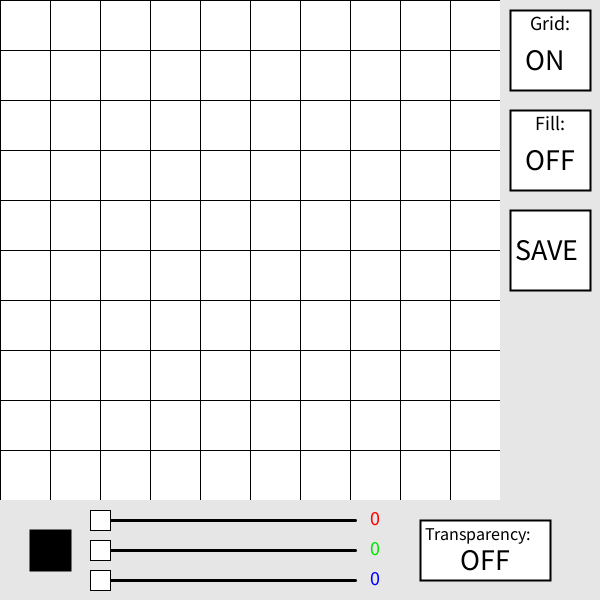
Frame 1 (no input)
Frame 60 (the mouse pressed at the canvas centre just before this capture): identical to frame 1, image omitted
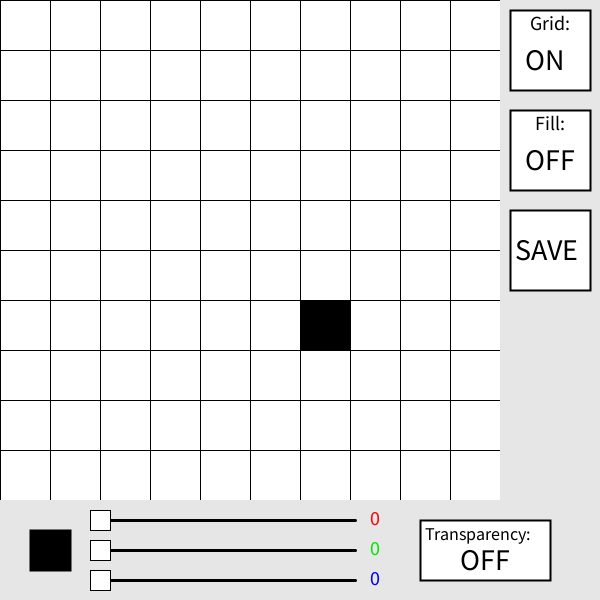
Frame 120 (the mouse held since frame 60 and released just before this capture)

The Processing sketch that drew these frames (run headless with seeded random() and noise(); from frame 60 on, the mouse is pressed at the canvas centre):

// Processing sketch: pixel_art_creator
// ── pixel_art_creator.pde
import java.util.Calendar;
PGraphics pg;
PGraphics finalImage;

int PIXELSIZE = 50;
int PIXELSX = 10;
int PIXELSY = 10;
final int SIZEX = PIXELSIZE * PIXELSX;
final int SIZEY = PIXELSIZE * PIXELSY;

final int GRIDBUTTONX1 = SIZEX + 10;
final int GRIDBUTTONY1 = 10;
final int GRIDBUTTONX2 = SIZEX + 90;
final int GRIDBUTTONY2 = 90;
final int SLIDERX1 = 100;
final int SLIDERX2 = 355;
final int SLIDER1Y = SIZEY + 20;
final int SLIDER2Y = SIZEY + 50;
final int SLIDER3Y = SIZEY + 80;
final int FILLBUTTONX1 = SIZEX + 10;
final int FILLBUTTONY1 = 110;
final int FILLBUTTONX2 = SIZEX + 90;
final int FILLBUTTONY2 = 190;
final int SAVEBUTTONX1 = SIZEX + 10;
final int SAVEBUTTONY1 = 210;
final int SAVEBUTTONX2 = SIZEX + 90;
final int SAVEBUTTONY2 = 290;
final int TRANSPARENCYBUTTONX1 = 420;
final int TRANSPARENCYBUTTONY1 = SIZEY + 20;
final int TRANSPARENCYBUTTONX2 = 550;
final int TRANSPARENCYBUTTONY2 = SIZEY + 80;

FillMode f = new FillMode();
int[][][] pixelArray = new int[PIXELSX][PIXELSY][3];
ArrayList<int[][][]> goBack = new ArrayList<int[][][]>();
boolean grid = true;
int brushR = 0;
int brushG = 0;
int brushB = 0;
int draggable = 0;
boolean rUnlocked = false;
boolean gUnlocked = false;
boolean bUnlocked = false;
boolean transparency = false;
boolean fill = false;
boolean saved = false;
int saveTimer = 0;
PImage temp;
int goBackIndex = 0;
boolean goingBack = false;
boolean showInfo = false;
void settings(){
  size(SIZEX+100, SIZEY+100);
}

void setup(){
  pg = createGraphics(SIZEX, SIZEY);
  finalImage = createGraphics(PIXELSX, PIXELSY);
  for(int i = 0; i < PIXELSX; i++){
    for(int j = 0; j < PIXELSY; j++){
      for(int k = 0; k < 3; k++){
        pixelArray[i][j][k] = 255;
      }
    }
  }
  int[][][] arr = new int[PIXELSX][PIXELSY][3];
  for(int i = 0; i < PIXELSX; i++){
    for(int j = 0; j < PIXELSY; j++){
      for(int k = 0; k < 3; k++){
        arr[i][j][k] = pixelArray[i][j][k];
      }
    }
  }
  goBack.add(arr);
}

void draw(){
  if(mousePressed){
    if(mouseX >= 0 && mouseX < width - 100 && mouseY >= 0 && mouseY < height-100 && !rUnlocked && !gUnlocked && !bUnlocked){
      int x = mouseX / PIXELSIZE;
      int y = mouseY / PIXELSIZE;
      if(fill){
        f.setColor(pixelArray[x][y][0], pixelArray[x][y][1], pixelArray[x][y][2]);
        ArrayList<int[]> needToFill = f.fillColor(x, y);
        for(int i = 0; i < needToFill.size(); i++){
          int tempx = needToFill.get(i)[0];
          int tempy = needToFill.get(i)[1];
          if(transparency){
            pixelArray[tempx][tempy][0] = -1;
            pixelArray[tempx][tempy][1] = -1;
            pixelArray[tempx][tempy][2] = -1;
          }
          else{
            pixelArray[tempx][tempy][0] = brushR;
            pixelArray[tempx][tempy][1] = brushG;
            pixelArray[tempx][tempy][2] = brushB;
          }
        }
        f.clearInfo();
      }
      else if(transparency){
        pixelArray[x][y][0] = -1;
        pixelArray[x][y][1] = -1;
        pixelArray[x][y][2] = -1;
      }
      else{
        pixelArray[x][y][0] = brushR;
        pixelArray[x][y][1] = brushG;
        pixelArray[x][y][2] = brushB;
      }
    }
    if(rUnlocked){
      brushR = mouseX - SLIDERX1;
      brushR = constrain(brushR, 0, 255);
    }
    else if(gUnlocked){
      brushG = mouseX - SLIDERX1;
      brushG = constrain(brushG, 0, 255);
    }
    else if(bUnlocked){
      brushB = mouseX - SLIDERX1;
      brushB = constrain(brushB, 0, 255);
    }
  }
  pg.beginDraw();
  pg.background(255, 0);
  for(int i = 0; i < PIXELSX; i++){
    for(int j = 0; j < PIXELSY; j++){
      if(pixelArray[i][j][0] == -1){
        pg.noStroke();
        pg.fill(200);
        pg.rect(i*PIXELSIZE, j*PIXELSIZE, PIXELSIZE/2, PIXELSIZE/2);
        pg.rect(i*PIXELSIZE + PIXELSIZE/2, j*PIXELSIZE + PIXELSIZE/2, PIXELSIZE/2, PIXELSIZE/2);
        pg.fill(255);
        pg.rect(i*PIXELSIZE + PIXELSIZE/2, j*PIXELSIZE, PIXELSIZE/2, PIXELSIZE/2);
        pg.rect(i*PIXELSIZE, j*PIXELSIZE + PIXELSIZE/2, PIXELSIZE/2, PIXELSIZE/2);
        pg.noFill();
      }
      else{
        pg.fill(pixelArray[i][j][0], pixelArray[i][j][1], pixelArray[i][j][2]);
      }
      if(grid){
        pg.strokeWeight(1);
        pg.stroke(0);
      }
      else{
        pg.noStroke();
      }
      pg.rect(i*PIXELSIZE, j*PIXELSIZE, PIXELSIZE, PIXELSIZE);
    }
  }
  if(showInfo && mouseX >= 0 && mouseX < width - 100 && mouseY >= 0 && mouseY < height-100 && !rUnlocked && !gUnlocked && !bUnlocked){
      int x = mouseX / PIXELSIZE;
      int y = mouseY / PIXELSIZE;
      pg.fill(0);
      pg.textSize(15);
      pg.text("("+pixelArray[x][y][0]+",", mouseX + 10, mouseY);
      pg.text(pixelArray[x][y][1]+",", mouseX + 50, mouseY);
      pg.text(pixelArray[x][y][2]+")", mouseX + 85, mouseY);
    }
  pg.endDraw();
  
  image(pg, 0, 0);
  rectMode(CORNERS);
  noStroke();
  fill(230);
  rect(0, SIZEY, SIZEX + 100, SIZEY + 100);
  rect(SIZEX, 0, SIZEX + 100, SIZEY + 100);
  drawGridButton();
  draggable = drawRGBSliders();
  drawSaveButton();
  drawTransparencyButton();
  drawFillButton();
}

void mousePressed(){
  if(goingBack){
    goingBack = false;
    int[][][] arr = new int[PIXELSX][PIXELSY][3];
    for(int i = 0; i < PIXELSX; i++){
      for(int j = 0; j < PIXELSY; j++){
        for(int k = 0; k < 3; k++){
          arr[i][j][k] = pixelArray[i][j][k];
        }
      }
    }
    goBack.add(arr);
  }
  if(overButton(GRIDBUTTONX1, GRIDBUTTONY1, GRIDBUTTONX2, GRIDBUTTONY2)){
    if(grid){
      grid = false;
    }
    else{
      grid = true;
    }
  }
  else if(overButton(TRANSPARENCYBUTTONX1, TRANSPARENCYBUTTONY1, TRANSPARENCYBUTTONX2, TRANSPARENCYBUTTONY2)){
    if(transparency){
      transparency = false;
    }
    else{
      transparency = true;
    }
  }
  else if(overButton(SAVEBUTTONX1, SAVEBUTTONY1, SAVEBUTTONX2, SAVEBUTTONY2) && !saved){
    minimize();
    saved = true;
  }
  else if(overButton(FILLBUTTONX1, FILLBUTTONY1, FILLBUTTONX2, FILLBUTTONY2)){
    if(fill){
      fill = false;
    }
    else{
      fill = true;
    }
  }
  else if(draggable == 1){
    rUnlocked = true;
  }
  else if(draggable == 2){
    gUnlocked = true;
  }
  else if(draggable == 3){
    bUnlocked = true;
  }
}

void mouseReleased(){
  rUnlocked = false;
  gUnlocked = false;
  bUnlocked = false;
  int[][][] arr = new int[PIXELSX][PIXELSY][3];
  for(int i = 0; i < PIXELSX; i++){
    for(int j = 0; j < PIXELSY; j++){
      for(int k = 0; k < 3; k++){
        arr[i][j][k] = pixelArray[i][j][k];
      }
    }
  }
  if(goBack.size() == 1){
    goBack.add(arr);
  }
  else{
    boolean flag = false;
    for(int i = 0; i < PIXELSX; i++){
      for(int j = 0; j < PIXELSY; j++){
        for(int k = 0; k < 3; k++){
          if(pixelArray[i][j][k] != goBack.get(goBack.size()-1)[i][j][k]){
            flag = true;
          }
        }
      }
    }
    if(flag){
      goBack.add(arr);
    }
    if(goBack.size() > 50){
      goBack.remove(0);
    }
  }
  goBackIndex = 0;
}

void keyPressed(){
  if(key == 'z' && goBack.size() > 0 && goBackIndex < goBack.size()-1){
    goingBack = true;
    goBackIndex++;
    for(int i = 0; i < PIXELSX; i++){
      for(int j = 0; j < PIXELSY; j++){
        for(int k = 0; k < 3; k++){
          pixelArray[i][j][k] = goBack.get(goBack.size()-goBackIndex-1)[i][j][k];
        }
      }
    }
  }
  if(key == 'y' && goBackIndex > 0){
    goBackIndex--;
    for(int i = 0; i < PIXELSX; i++){
      for(int j = 0; j < PIXELSY; j++){
        for(int k = 0; k < 3; k++){
          pixelArray[i][j][k] = goBack.get(goBack.size()-goBackIndex-1)[i][j][k];
        }
      }
    }
  }
  if(key == 'a'){
    if(showInfo){
      showInfo = false;
    }
    else{
      showInfo = true;
    }
  }
}
void drawGridButton(){
  rectMode(CORNERS);
  fill(255);
  strokeWeight(2);
  stroke(0);
  rect(GRIDBUTTONX1, GRIDBUTTONY1, GRIDBUTTONX2, GRIDBUTTONY2);
  fill(0);
  textSize(20);
  text("Grid:", GRIDBUTTONX1 + 20, GRIDBUTTONY1 + 20);
  textSize(30);
  if(grid){
    text("ON", GRIDBUTTONX1 + 15, GRIDBUTTONY1 + 60);
  }
  else{
    text("OFF", GRIDBUTTONX1 + 15, GRIDBUTTONY1 + 60);
  }
}

int drawRGBSliders(){
  if(transparency){
    noStroke();
    fill(200);
    rect(SLIDERX1 - 70, SLIDER1Y + 10, SLIDERX1 - 50, SLIDER2Y);
    rect(SLIDERX1 - 50, SLIDER2Y, SLIDERX1 - 30, SLIDER3Y - 10);
    noFill();
  }
  else{
    fill(brushR, brushG, brushB);
  }
  strokeWeight(2);
  stroke(0);
  rect(SLIDERX1 - 70, SLIDER1Y + 10, SLIDERX1 - 30, SLIDER3Y - 10);
  strokeWeight(3);
  line(SLIDERX1, SLIDER1Y, SLIDERX2, SLIDER1Y);
  line(SLIDERX1, SLIDER2Y, SLIDERX2, SLIDER2Y);
  line(SLIDERX1, SLIDER3Y, SLIDERX2, SLIDER3Y);
  textSize(20);
  fill(255, 0, 0);
  text(brushR, SLIDERX2 + 15, SLIDER1Y + 5);
  fill(0, 230, 0);
  text(brushG, SLIDERX2 + 15, SLIDER2Y + 5);
  fill(0, 0, 255);
  text(brushB, SLIDERX2 + 15, SLIDER3Y + 5);
  rectMode(RADIUS);
  strokeWeight(1);
  fill(255);
  int x1 = SLIDERX1 + brushR;
  int x2 = SLIDERX1 + brushG;
  int x3 = SLIDERX1 + brushB;
  rect(x1, SLIDER1Y, 10, 10);
  rect(x2, SLIDER2Y, 10, 10);
  rect(x3, SLIDER3Y, 10, 10);
  if(overButton(x1, SLIDER1Y, 10)){
    line(x1 - 7, SLIDER1Y - 7, x1 + 7, SLIDER1Y + 7);
    line(x1 - 7, SLIDER1Y + 7, x1 + 7, SLIDER1Y - 7);
    return 1;
  }
  else if(overButton(x2, SLIDER2Y, 10)){
    line(x2 - 7, SLIDER2Y - 7, x2 + 7, SLIDER2Y + 7);
    line(x2 - 7, SLIDER2Y + 7, x2 + 7, SLIDER2Y - 7);
    return 2;
  }
  else if(overButton(x3, SLIDER3Y, 10)){
    line(x3 - 7, SLIDER3Y - 7, x3 + 7, SLIDER3Y + 7);
    line(x3 - 7, SLIDER3Y + 7, x3 + 7, SLIDER3Y - 7);
    return 3;
  }
  return 0;
}

void drawSaveButton(){
  rectMode(CORNERS);
  fill(255);
  strokeWeight(2);
  stroke(0);
  rect(SAVEBUTTONX1, SAVEBUTTONY1, SAVEBUTTONX2, SAVEBUTTONY2);
  fill(0);
  textSize(30);
  text("SAVE", SAVEBUTTONX1 + 5, SAVEBUTTONY1 + 50);
  if(saved){
    if(saveTimer > 120){
      saveTimer = 0;
      saved = false;
    }
    textSize(14);
    text("Image saved", SAVEBUTTONX1, SAVEBUTTONY1 + 100);
    saveTimer++;
  }
}

void drawTransparencyButton(){
  rectMode(CORNERS);
  fill(255);
  strokeWeight(2);
  stroke(0);
  rect(TRANSPARENCYBUTTONX1, TRANSPARENCYBUTTONY1, TRANSPARENCYBUTTONX2, TRANSPARENCYBUTTONY2);
  fill(0);
  textSize(18);
  text("Transparency:", TRANSPARENCYBUTTONX1 + 5, TRANSPARENCYBUTTONY1 + 20);
  textSize(30);
  if(transparency){
    text("ON", TRANSPARENCYBUTTONX1 + 40, TRANSPARENCYBUTTONY1 + 50);
  }
  else{
    text("OFF", TRANSPARENCYBUTTONX1 + 40, TRANSPARENCYBUTTONY1 + 50);
  }
}

void drawFillButton(){
  rectMode(CORNERS);
  fill(255);
  strokeWeight(2);
  stroke(0);
  rect(FILLBUTTONX1, FILLBUTTONY1, FILLBUTTONX2, FILLBUTTONY2);
  fill(0);
  textSize(20);
  text("Fill:", FILLBUTTONX1 + 25, FILLBUTTONY1 + 20);
  textSize(30);
  if(fill){
    text("ON", FILLBUTTONX1 + 15, FILLBUTTONY1 + 60);
  }
  else{
    text("OFF", FILLBUTTONX1 + 15, FILLBUTTONY1 + 60);
  }
}
boolean overButton(int x, int y, int size){
  return (mouseX >= x - size && mouseX <= x + size && mouseY >= y - size && mouseY <= y + size);
}

boolean overButton(int x1, int y1, int x2, int y2){
  return (mouseX >= x1 && mouseX <= x2 && mouseY >= y1 && mouseY <= y2);
}

String getTime(){
  Calendar c = Calendar.getInstance(); 
  String str = c.toString();
  String[] list = str.split(",");
  String year = list[29].substring(5, list[29].length());
  String month = String.valueOf(Integer.valueOf(list[30].substring(6, list[30].length()))+1);
  month = addZero(month);
  String day = list[33].substring(13, list[33].length());
  day = addZero(day);
  String hour = list[39].substring(12, list[39].length());
  hour = addZero(hour);
  String minute = list[40].substring(7, list[40].length());
  minute = addZero(minute);
  String second = list[41].substring(7, list[41].length());
  second = addZero(second);
  return month + "-" + day + "-" + year + " " + hour + "." + minute + "." + second;
}

String addZero(String str){
  if(str.length() == 1){
    str = 0 + str;
  }
  return str;
}

void minimize(){
  finalImage.beginDraw();
  finalImage.background(255, 0);
  finalImage.strokeWeight(1);
  for(int i = 0; i < PIXELSX; i++){
    for(int j = 0; j < PIXELSY; j++){
      if(pixelArray[i][j][0] != -1){
        finalImage.stroke(pixelArray[i][j][0], pixelArray[i][j][1], pixelArray[i][j][2], 255);
        finalImage.point(i, j);
      }
    }
  }
  finalImage.endDraw();
  finalImage.save(getTime() + ".png");
}

// ── fill_mode.pde
class FillMode{
  int r;
  int g;
  int b;
  ArrayList<int[]> checked;
  ArrayList<int[]> needToCheck;
  
  FillMode(){
    r = 0;
    g = 0;
    b = 0;
    checked = new ArrayList<int[]>();
    needToCheck = new ArrayList<int[]>();
  }
  
  void setColor(int r, int g, int b){
    this.r = r;
    this.g = g;
    this.b = b;
  }
  
  void findNeighbours(int x, int y){
    int[][] potentialNeigbours = {{0,1},{1,0},{0,-1},{-1,0}};
    for(int i = 0; i < 4; i++){
      int tempx = x + potentialNeigbours[i][0];
      int tempy = y + potentialNeigbours[i][1];
      if(tempx < 0 || tempx > PIXELSX-1 || tempy < 0 || tempy > PIXELSY-1){
        continue;
      }
      else if(!valid(tempx, tempy)){
        continue;
      }
      else{
        boolean flag = false;
        for(int j = 0; j < checked.size(); j++){
          if(checked.get(j)[0] == tempx && checked.get(j)[1] == tempy){
            flag = true;
          }
        }
        if(!flag){
          int[] temp = {tempx, tempy};
          needToCheck.add(temp);
        }
      }
    }
  }
  
  boolean valid(int x, int y){
    return pixelArray[x][y][0] == r && pixelArray[x][y][1] == g && pixelArray[x][y][2] == b;
  }
  
  ArrayList<int[]> fillColor(int x, int y){
    int[] temp = {x,y};
    checked.add(temp);
    for(int i = needToCheck.size()-1; i >= 0; i--){
      if(needToCheck.get(i)[0] == x && needToCheck.get(i)[1] == y){
        needToCheck.remove(i);
      }
    }
    this.findNeighbours(x, y);
    if(needToCheck.size() > 0){
      this.fillColor(needToCheck.get(0)[0], needToCheck.get(0)[1]);
    }
    return checked;
  }
  
  void clearInfo(){
    checked.clear();
    needToCheck.clear();
  }
  
}
